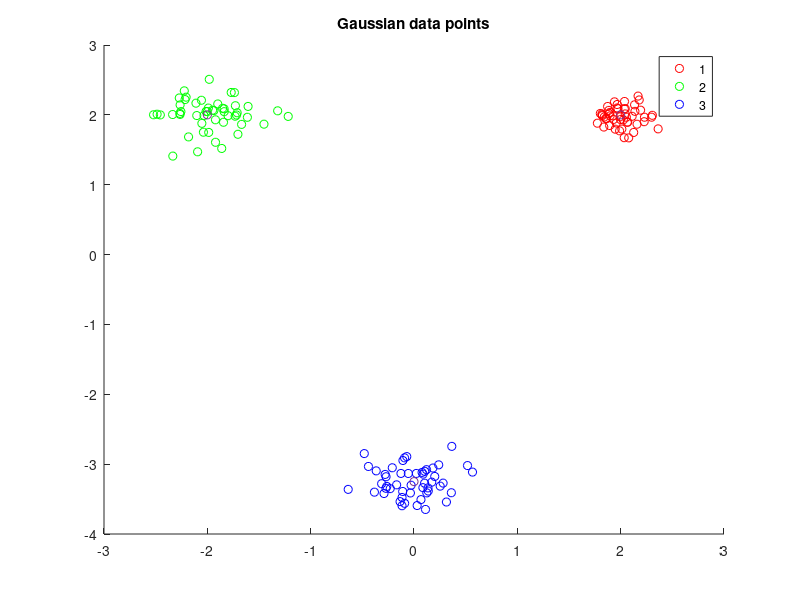

MATLAB code for this plot: (Note: this script raises an error after producing the figure.)
% EC 414 - HW 3 - Spring 2022
% K-Means starter code

clear, clc, close all;

%% Generate Gaussian data:
% Add code below:
mu1 = [2,2]';
mu2 = [-2,2]';
mu3 = [0, -3.25]';

I2 = [1 0; 0 1];

sigma1 = 0.02 * I2;
sigma2 = 0.05 * I2;
sigma3 = 0.07 * I2;

points = 50;

% data1 =  mu1' + randn(points,2)*sigma1;
% data2 =  mu2' + randn(points,2)*sigma2;
% data3 =  mu3' + randn(points,2)*sigma3;
data1 = mvnrnd(mu1, sigma1, points);
data2 = mvnrnd(mu2, sigma2, points);
data3 = mvnrnd(mu3, sigma3, points);

mu = [mu1'; mu2'; mu3'];
figure()
scatter(data1(:,1), data1(:,2), 'r');
hold on
scatter(data2(:,1), data2(:,2), 'g');
scatter(data3(:,1), data3(:,2), 'b');
scatter(mu(:,1),mu(:,2),'black*'); %plot mu values
title('Gaussian data points')
legend('1','2','3');
hold off

%% Generate NBA data:
% Add code below:

% HINT: readmatrix might be useful here

% % Problem 3.2(f): Generate Concentric Rings Dataset using
% % sample_circle.m provided to you in the HW 3 folder on Blackboard.
% 
%% K-Means implementation
% Add code below

K = 3;
DATA = [data1 ; data2; data3];

%%(a)
MU_init_a = [3 3; -4 -1; 2 -4];
[MU_current_a, labels_a, WCSS_a] = k_means(K, MU_init_a, DATA);
graph_clusters(DATA, labels_a, MU_current_a);

%%(b)
MU_init_b = [-0.14 2.61; 3.15 -0.84; -3.28 -1.58];
[MU_current_b, labels_b, WCSS_b] = k_means(K, MU_init_b, DATA);
graph_clusters(DATA, labels_b, MU_current_b);

%%(c)
%We suggest choosing centers either 1) uniformly at random from the dataset or alternatively 2) uniformly distributed over a tight rectangular region encompassing the dataset.
size = length(DATA);
WCSS_c = zeros(10,1);
for(i = 1:10)
    index = randi([1,size],1,3); %generate index for three random points from data set for mu
    while(length(unique(index)) ~= 3) %if indices are not all unique keep generating indices
        index = randi([1,size],1,3);
    end
    c(i).MU_init = DATA(index, :); %get initial mu values from dataset using randomly generated indices
    [c(i).MU_current, c(i).labels, c(i).WCSS] = k_means(K, c(i).MU_init, DATA);
    %graph_clusters(DATA, c(i).labels, c(i).MU_current);
    WCSS_c(i) = c(i).WCSS;
end
sort_WCSS = sort(WCSS_c); %sort WCSS from smallest value to largest value
i = find(sort_WCSS(1) == WCSS_c); %find the index of the smallest WCSS
i = i(1); %if multiple mu values generate the smallest WCSS, choose the first one
graph_clusters(DATA, c(i).labels, c(i).MU_current); %graph clusters of smallest WCSS


%%(d)
size = length(DATA);
WCSS_d = zeros(9,1);
for(K = 2:10)
    for(i = 1:10)
        index = randi([1,size],1,K); %generate index for three random points from data set for mu
        while(length(unique(index)) ~= K) %if indices are not all unique keep generating indices
            index = randi([1,size],1,K);
        end
        k(K-1).d(i).MU_init = DATA(index, :); %get initial mu values from dataset using randomly generated indices
        [k(K-1).d(i).MU_current, k(K-1).d(i).labels, k(K-1).d(i).WCSS] = k_means(K, k(K-1).d(i).MU_init, DATA);
        %graph_clusters(DATA, d(i).labels, d(i).MU_current);
        k(K-1).WCSS(i) = k(K-1).d(i).WCSS;
    end
    sort_WCSS = sort(k(K-1).WCSS); %sort WCSS from smallest value to largest value
    WCSS_d(K-1) = sort_WCSS(1);
end
figure()
plot(2:10, WCSS_d)
xlabel('k value')
ylabel('WCSS')
title('WCSS change with k-value')

%%(e)





%returns euclidean distance of a singular point to each point in a matrix
function distance = euclidean_distance(point, points)
    distance = zeros(length(points),1); %initialize distance vector
    [r,c] = size(points);
    for (i = 1:r) % loop through each point of the matrix of points
        distance(i,1) = sqrt((point(1,1)-points(i,1))^2+(point(1,2)-points(i,2))^2); %distance between two points
    end
end

%returns the label of the closest point given a distance vector and matrix of points
function label = closest_label(distance, points)
    sort_dist = sort(distance); %sort the distance vector from smalllest to largest
    close_point = points(find(sort_dist(1) == distance), :); %find the index of the smallest distance in the distance vector and find point that gives that distance
    [tf, label] = ismember(close_point, points, 'rows'); %find row index of the closest mu, correlates to label
end

%creates a scatter plot of the clusters created and their mu values given the data points, label of those points, and mu values
function graph_clusters(data, labels, mu)
    data1 = data(find(labels == 1), :);
    data2 = data(find(labels == 2), :);
    data3 = data(find(labels == 3), :);
    
    figure()
    scatter(data1(:,1), data1(:,2), 'r'); %plot points with label 1
    hold on
    scatter(data2(:,1), data2(:,2), 'g'); %plot points with label 2
    scatter(data3(:,1), data3(:,2), 'b'); %plot points with label 3
    scatter(mu(:,1),mu(:,2),'black*'); %plot mu values
    title('Clusters produced by k-means')
    legend('1','2','3');
    hold off
end

%takes K value, initial values of mu, and the data set
%returns the final mu values after k_means has converged
%returns the labels of each data point
%returns the WCSS after convergence
function [MU_current, labels, WCSS] = k_means(K, MU_init, DATA)
    MU_previous = MU_init;
    MU_current = MU_init;
    
    % initializations
    
    labels = ones(length(DATA),1);
    converged = 0;
    iteration = 0;
    convergence_threshold = 0.025;
    
    %stop if the derived cluster means become stationary
    while (converged==0)
        iteration = iteration + 1;
        fprintf('Iteration: %d\n',iteration)
    
        %% CODE - Assignment Step - Assign each data observation to the cluster with the nearest mean:
        % Write code below here:
        for(i = 1:length(DATA))
            dist = euclidean_distance(DATA(i,:),MU_current); %find euclidean distance of each data point to each mu
            labels(i) = closest_label(dist, MU_current); %find the label of the closest mu       
        end
        %% CODE - Mean Updating - Update the cluster means
        % Write code below here:
        MU_previous = MU_current;
        
        for(i = 1:K) %loop through each label
            label = DATA(find(labels == i),:); %find all data points with that label 
            if(~isempty(label)) %check if cluster is not empty
                MU_current(i,:) = mean(label); %find mean of data points with label and update current mu
            end
        end
        %% CODE 4 - Check for convergence 
        % Write code below here:
        
        %check if the change between the previous mu and the current mu is smaller than the threshhold, if it is k-means has converged
        if (abs(MU_previous - MU_current) < convergence_threshold)
            converged=1;
        end  
        %% CODE 5 - Plot clustering results if converged:
        % Write code below here:
        if (converged == 1)
            fprintf('\nConverged.\n')
          
            %% If converged, get WCSS metric
            % Add code below
            WCSS = 0;
            for(i = 1:K) %loop through each label
                dist = euclidean_distance(MU_current(i,:), DATA(find(labels == i),:)); %find all data points with that label
                WCSS = WCSS + sum(dist.^2);
            end
        end
        
        %%%%%%%%%%%%%%%%%%%%%%%%%%%%%%%%%%%%%%%%%%%%%%%%
    end
end